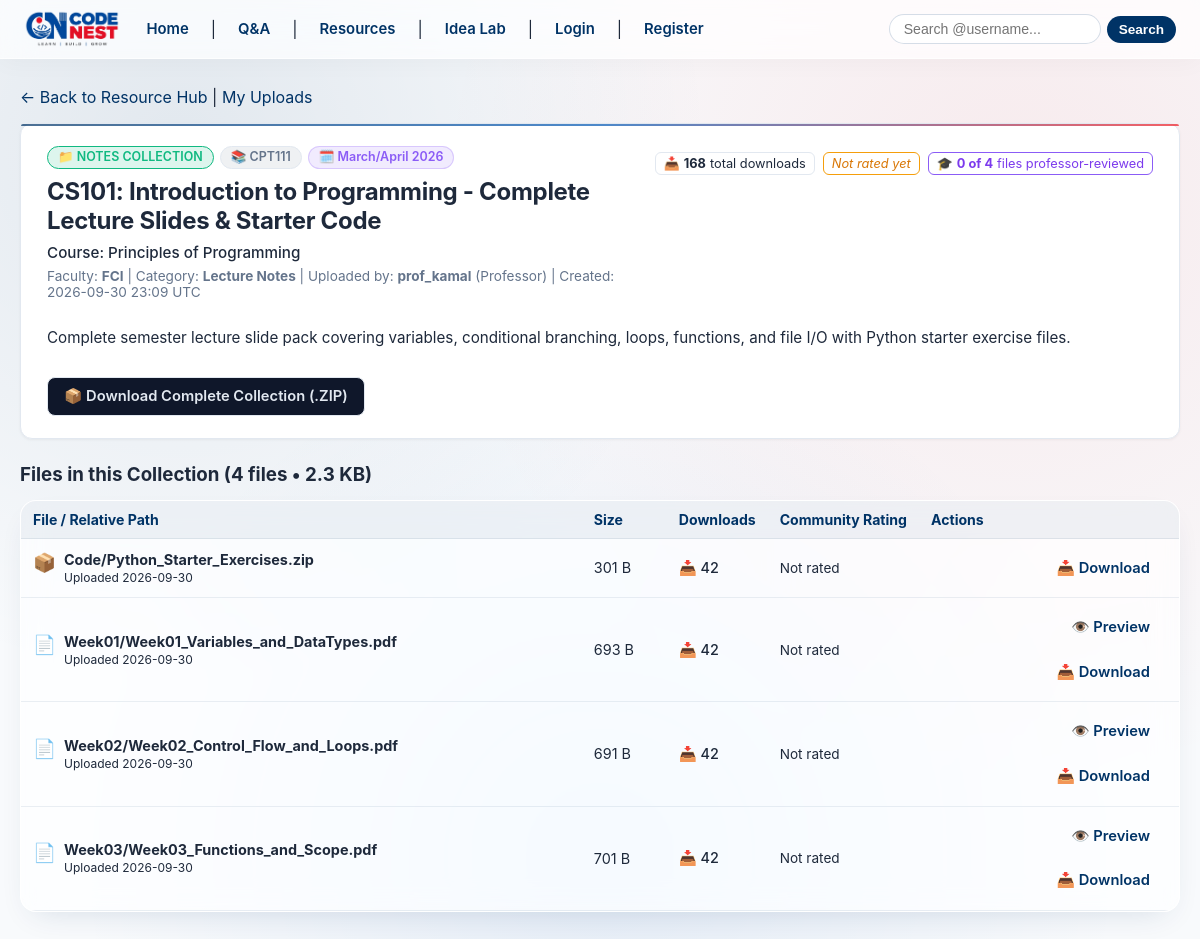
Page /resources/collection/4 on the committed database.
### models.py (models this page shows, shortened)
class ResourceCollection(db.Model):
    __tablename__ = 'resource_collections'
    __table_args__ = (
        db.CheckConstraint(f"faculty IN {tuple(FACULTY_CODES)}", name='ck_collection_faculty_valid'),
    )
    id = db.Column(db.Integer, primary_key=True)
    title = db.Column(db.String(150), nullable=False)
    description = db.Column(db.Text, nullable=True)
    category = db.Column(db.String(50), nullable=False, default='Lecture Notes')
    faculty = db.Column(db.String(10), nullable=False, default=FACULTY_CODES[0])
    course_code = db.Column(db.String(20), nullable=True)
    course_name = db.Column(db.String(150), nullable=True)
    academic_year = db.Column(db.String(20), nullable=True)
    semester = db.Column(db.String(20), nullable=True)
    uploader_id = db.Column(db.Integer, db.ForeignKey('users.id', name='fk_collections_uploader_id'), nullable=False)
    created_at = db.Column(db.DateTime, default=lambda: datetime.now(timezone.utc))
    uploader = db.relationship('User', backref=db.backref('resource_collections', lazy=True))
    resources = db.relationship(
        'Resource',
        backref=db.backref('collection', lazy=True),
        cascade='all, delete-orphan',
        lazy=True,
        order_by='Resource.relative_path'
    )
    @property
    def download_count(self):
        return sum(r.download_count or 0 for r in self.resources)
    @property
    def average_rating(self):
        all_ratings = [rating.rating for r in self.resources for rating in r.ratings]
        if not all_ratings:
            return 0.0
        return round(sum(all_ratings) / len(all_ratings), 1)
    @property
    def file_count(self):
        return len(self.resources)
    @property
    def professor_reviewed_count(self):
        return sum(1 for r in self.resources if r.is_reviewed_by_professor)
    @property
    def total_size_bytes(self):
        return sum(r.file_size or 0 for r in self.resources)
    @property
    def formatted_total_size(self):
        size = self.total_size_bytes
        if not size:
            return '0 B'
        for unit in ['B', 'KB', 'MB', 'GB']:
            if size < 1024.0:
                return f"{size:.1f} {unit}" if unit != 'B' else f"{int(size)} B"
            size /= 1024.0
        return f"{size:.1f} TB"

class User(UserMixin, db.Model):
    __tablename__ = 'users'
    __table_args__ = (
        db.CheckConstraint(f"faculty IN {tuple(FACULTY_CODES)}", name='ck_user_faculty_valid'),
    )
    id = db.Column(db.Integer, primary_key=True)
    username = db.Column(db.String(50), unique=True, nullable=False)
    email = db.Column(db.String(120), unique=True, nullable=False)
    password_hash = db.Column(db.String(256), nullable=False)
    role = db.Column(db.String(30), nullable=False, default='Student')
    faculty = db.Column(db.String(10), nullable=False, default=FACULTY_CODES[0])
    verification_code = db.Column(db.String(6), nullable=True)
    is_verified = db.Column(db.Boolean, default=False)
    is_banned = db.Column(db.Boolean, default=False, nullable=False)
    suspended_until = db.Column(db.DateTime, nullable=True)
    suspension_reason = db.Column(db.String(255), nullable=True)
    verification_code_created_at = db.Column(db.DateTime, nullable=True)
    verification_attempts = db.Column(db.Integer, default=0, nullable=False)
    verification_resend_available_at = db.Column(db.DateTime, nullable=True)
    failed_login_attempts = db.Column(db.Integer, default=0, nullable=False)
    locked_until = db.Column(db.DateTime, nullable=True)
    reset_code = db.Column(db.String(6), nullable=True)
    reset_code_created_at = db.Column(db.DateTime, nullable=True)
    reset_attempts = db.Column(db.Integer, default=0, nullable=False)
    reset_resend_available_at = db.Column(db.DateTime, nullable=True)
    bio = db.Column(db.String(500), nullable=True)
    profile_pic = db.Column(db.String(255), nullable=True)
    contact_email = db.Column(db.String(120), nullable=True)
    github_url = db.Column(db.String(200), nullable=True)
    linkedin_url = db.Column(db.String(200), nullable=True)
    website_url = db.Column(db.String(200), nullable=True)
    require_follow_approval = db.Column(db.Boolean, default=False, nullable=False)
    contact_email_privacy = db.Column(db.String(20), default='private', nullable=False)  # 'all', 'followers', 'private'
    social_links_privacy = db.Column(db.String(20), default='all', nullable=False)      # 'all', 'followers', 'private'
    created_at = db.Column(db.DateTime, default=lambda: datetime.now(timezone.utc))

class Resource(db.Model):
    __tablename__ = 'resources'
    __table_args__ = (
        db.CheckConstraint(f"faculty IN {tuple(FACULTY_CODES)}", name='ck_resource_faculty_valid'),
    )
    id = db.Column(db.Integer, primary_key=True)
    title = db.Column(db.String(150), nullable=False)
    description = db.Column(db.Text, nullable=True)
    filename = db.Column(db.String(255), nullable=False)
    stored_filename = db.Column(db.String(255), nullable=False, unique=True)
    file_size = db.Column(db.Integer, nullable=False)  # size in bytes
    file_type = db.Column(db.String(20), nullable=False)  # file extension, e.g. pdf, docx
    category = db.Column(db.String(50), nullable=False, default='Lecture Notes')
    faculty = db.Column(db.String(10), nullable=False, default=FACULTY_CODES[0])
    course_code = db.Column(db.String(20), nullable=True)
    course_name = db.Column(db.String(150), nullable=True)
    academic_year = db.Column(db.String(20), nullable=True)
    semester = db.Column(db.String(20), nullable=True)
    download_count = db.Column(db.Integer, nullable=False, default=0)
    collection_id = db.Column(db.Integer, db.ForeignKey('resource_collections.id', name='fk_resources_collection_id', ondelete='CASCADE'), nullable=True)
    relative_path = db.Column(db.String(500), nullable=True)
    uploader_id = db.Column(db.Integer, db.ForeignKey('users.id', name='fk_resources_uploader_id'), nullable=False)
    created_at = db.Column(db.DateTime, default=lambda: datetime.now(timezone.utc))
    uploader = db.relationship('User', backref=db.backref('resources', lazy=True))
    @property
    def formatted_size(self):
        size = self.file_size
        if not size:
            return '0 B'
        for unit in ['B', 'KB', 'MB', 'GB']:
            if size < 1024.0:
                return f"{size:.1f} {unit}" if unit != 'B' else f"{int(size)} B"
            size /= 1024.0
        return f"{size:.1f} TB"
    @property
    def average_rating(self):
        if not self.ratings:
            return 0.0
        return round(sum(r.rating for r in self.ratings) / len(self.ratings), 1)
    @property
    def is_reviewed_by_professor(self):
        return len(self.reviews) > 0

### app.py (the view)
@app.route('/resources/collections/<int:collection_id>', endpoint='resource_collection_detail')
@app.route('/resources/collections/<int:collection_id>', endpoint='collection_detail')
@app.route('/resources/collection/<int:collection_id>', endpoint='collection_detail_alias')
def resource_collection_detail(collection_id):
    collection = db.session.get(ResourceCollection, collection_id)
    if not collection:
        flash('Collection not found.', 'danger')
        return redirect(url_for('resources_list'))
    rating_form = ResourceRatingForm()
    review_form = ProfessorReviewForm()
    return render_template(
        'resources/collection_detail.html',
        collection=collection,
        rating_form=rating_form,
        review_form=review_form
    )

### templates/resources/collection_detail.html (shortened to what this page needs)
{% extends "base.html" %}
{% block content %}
<div class="res-container">
<div style="display: flex; justify-content: space-between; align-items: center; flex-wrap: wrap; gap: 10px; margin-bottom: 16px;">
    <p style="margin: 0;"><a href="{{ url_for('resources_list') }}">&larr; Back to Resource Hub</a> | <a href="{{ url_for('my_uploads') }}">My Uploads</a></p>
</div>
<div class="res-card" style="margin-bottom: 24px;">
    <div style="display: flex; justify-content: space-between; align-items: flex-start; flex-wrap: wrap; gap: 12px;">
        <div style="flex: 1; min-width: 280px;">
            <div class="res-badges">
                <span class="res-badge res-badge--folder">
                    📁 NOTES COLLECTION
                </span>
                {% if collection.course_code %}
                    <span class="res-badge res-badge--course">
                        📚 {{ collection.course_code }}
                    </span>
                {% endif %}
                {% if collection.semester or collection.academic_year %}
                    <span class="res-badge res-badge--semester">
                        🗓️ {{ collection.semester or '' }} {{ collection.academic_year or '' }}
                    </span>
                {% endif %}
            </div>
            <h2 style="margin: 4px 0 8px 0; color: var(--color-text);">{{ collection.title }}</h2>
            {% if collection.course_name %}
                <p style="margin: 0 0 6px 0; color: var(--color-text-secondary); font-size: 0.95rem; font-weight: 500;">
                    Course: {{ collection.course_name }}
                </p>
            {% endif %}
            <p class="res-card-meta" style="margin: 0;">
                Faculty: <strong>{{ collection.faculty }}</strong> |
                Category: <strong>{{ collection.category }}</strong> |
                Uploaded by: <strong>{{ collection.uploader.username }}</strong> ({{ collection.uploader.role }}) |
                Created: {{ collection.created_at.strftime('%Y-%m-%d %H:%M') }} UTC
            </p>
        </div>
        <div class="res-stats">
            <span class="res-stat-badge res-stat-badge--downloads">
                📥 <strong>{{ collection.download_count }}</strong> total downloads
            </span>
            <span class="res-stat-badge res-stat-badge--rating">
                {% if collection.average_rating %}
                    ★ <strong>{{ collection.average_rating }}</strong> / 5.0 ({{ collection.rating_count }} {{ 'rating' if collection.rating_count == 1 else 'ratings' }})
                {% else %}
                    <em>Not rated yet</em>
                {% endif %}
            </span>
            <span class="res-stat-badge res-stat-badge--reviewed">
                🎓 <strong>{{ collection.professor_reviewed_count }} of {{ collection.file_count }}</strong> files professor-reviewed
            </span>
        </div>
    </div>
    {% if collection.description %}
        <div style="margin-top: 14px; padding-top: 14px; border-top: 1px solid var(--color-border-light); color: var(--color-text);">
            <p style="margin: 0; font-size: 0.95rem;">{{ collection.description }}</p>
        </div>
    {% endif %}
    <div style="margin-top: 16px; padding-top: 14px; border-top: 1px solid var(--color-border-light); display: flex; gap: 12px; align-items: center; flex-wrap: wrap;">
        {% if collection.file_count > 0 %}
            <a href="{{ url_for('collection_download_zip', collection_id=collection.id) }}" class="res-btn res-btn--dark">
                📦 Download Complete Collection (.ZIP)
            </a>
        {% endif %}
    </div>
</div>
<div style="display: flex; justify-content: space-between; align-items: center; margin-bottom: 12px;">
    <h3 style="margin: 0; color: var(--color-text);">Files in this Collection ({{ collection.file_count }} files &bull; {{ collection.formatted_total_size }})</h3>
</div>
{% if collection.resources %}
    <table class="table-bordered res-table">
        <thead>
            <tr>
                <th>File / Relative Path</th>
                <th class="res-table-center" style="width: 85px;">Size</th>
                <th class="res-table-center" style="width: 95px;">Downloads</th>
                <th class="res-table-center" style="width: 140px;">Community Rating</th>
                <th class="res-table-right" style="width: 260px;">Actions</th>
            </tr>
        </thead>
        <tbody>
            {% for r in collection.resources %}
                <tr>
                    <td>
                        {% set ext = r.file_type|lower %}
                        <div style="display: flex; align-items: flex-start; gap: 8px;">
                            <span style="font-size: 1.15rem;">
                                {% if ext == 'pdf' %}📄
                                {% elif ext == 'docx' %}📝
                                {% elif ext == 'pptx' %}📊
                                {% elif ext == 'txt' %}📃
                                {% elif ext == 'zip' %}📦
                                {% else %}📄
                                {% endif %}
                            </span>
                            <div>
                                <strong>{{ r.relative_path or r.filename }}</strong>
                                <br>
                                <small>Uploaded {{ r.created_at.strftime('%Y-%m-%d') }}</small>
                            </div>
                        </div>
                    </td>
                    <td class="res-table-center" style="font-size: 0.9rem; color: var(--color-text-secondary);">
                        {{ r.formatted_size }}
                    </td>
                    <td class="res-table-center" style="font-size: 0.9rem; color: var(--color-primary); font-weight: 500;">
                        📥 {{ r.download_count or 0 }}
                    </td>
                    <td class="res-table-center" style="font-size: 0.85rem;">
                        {% if r.average_rating %}
                            ★ <strong>{{ r.average_rating }}</strong> ({{ r.rating_count }})
                        {% else %}
                            <span style="color: var(--color-text-muted);">Not rated</span>
                        {% endif %}
                    </td>
                    <td class="res-table-right">
                        <div style="display: flex; justify-content: flex-end; gap: 6px; flex-wrap: wrap;">
                            {% if ext in ['pdf', 'txt'] %}
                                <a href="{{ url_for('resource_preview', resource_id=r.id) }}" target="_blank" class="res-btn res-btn--preview">
                                    👁️ Preview
                                </a>
                            {% endif %}
                            <a href="{{ url_for('resource_download', resource_id=r.id) }}" class="res-btn res-btn--download">
                                📥 Download
                            </a>
                        </div>
                    </td>
                </tr>
            {% endfor %}
        </tbody>
    </table>
{% else %}
    <p style="color: var(--color-text-secondary);">This collection currently contains no files.</p>
{% endif %}
</div>
{% endblock %}

### rows in the picture
ResourceCollection: course_code "CPT111", semester "March/April", academic_year "2026", title "CS101: Introduction to Programming - Complete Lecture Slides & Starter Code", course_name "Principles of Programming", faculty "FCI", category "Lecture Notes", created_at "2026-09-30 23:09", description "Complete semester lecture slide pack covering variables, conditional branching, loops, functions, and file I/O with Python starter exercise files."
User: uploader.username "prof_kamal", uploader.role "Professor"
Resource: download_count "168", formatted_total_size "2.3 KB", relative_path "Code/Python_Starter_Exercises.zip", created_at "2026-09-30", formatted_size "301 B", download_count "42"
Resource: relative_path "Week01/Week01_Variables_and_DataTypes.pdf", created_at "2026-09-30", formatted_size "693 B", download_count "42"
Resource: relative_path "Week02/Week02_Control_Flow_and_Loops.pdf", created_at "2026-09-30", formatted_size "691 B", download_count "42"
Resource: relative_path "Week03/Week03_Functions_and_Scope.pdf", created_at "2026-09-30", formatted_size "701 B", download_count "42"

### other values in the picture
{{ collection.professor_reviewed_count }} "0"
{{ collection.file_count }} "4"
